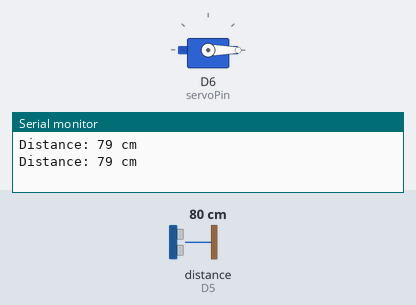
A sketch run on a simulated ESP8266 (NodeMCU). Parts: servo, the last lines printed to the serial monitor. Wiring (inferred from the names in the program): ultrasonic range finder: trigger D4; echo D5. The test bench sets the inputs (shaded band); at power-on: distance to the obstacle (sensor on D5) 80 cm. The echo pulse lasts 58.3 µs per cm.

Above: at 1.8 s.
1.9 s: distance to the obstacle (sensor on D5) set to 2 cm
At 3.0 s:
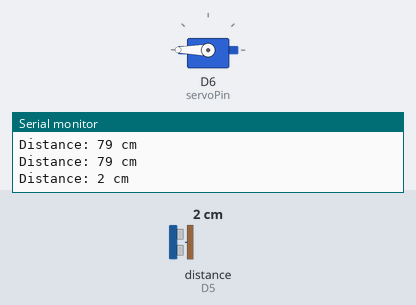
Timing chart, 0 to 5.5 s (numbered marks = the images above; inputs shaded):
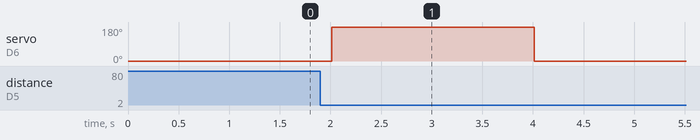

Measured:
- after the input at 1.9 s, servo on D6 (servoPin): 0° → 180° after 0.11 s, → 0° 2.0 s later

The sketch:

cat_sensor.ino
```cpp
#include <Servo.h>

#define trigPin D4
#define echoPin D5
#define servoPin D6

long duration;
int distance;

Servo myservo;
bool catDetected = false;

void setup() {
  Serial.begin(115200);
  pinMode(trigPin, OUTPUT);
  pinMode(echoPin, INPUT);

  myservo.attach(servoPin);
  myservo.write(0);
}

void loop() {
  digitalWrite(trigPin, LOW);
  delayMicroseconds(2);

  digitalWrite(trigPin, HIGH);
  delayMicroseconds(10);
  digitalWrite(trigPin, LOW);

  duration = pulseIn(echoPin, HIGH);
  distance = (duration * 0.0343) / 2;
  Serial.print("Distance: ");
  Serial.print(distance);
  Serial.println(" cm");

  if (distance < 10 && !catDetected) {
    myservo.write(180);
    delay(2000);  // Wait for 3 seconds
    myservo.write(0);
    catDetected = true;
  } else if (distance >= 10) {
    catDetected = false;
  }

  delay(1000);  // Short delay to avoid rapid looping
}
```
